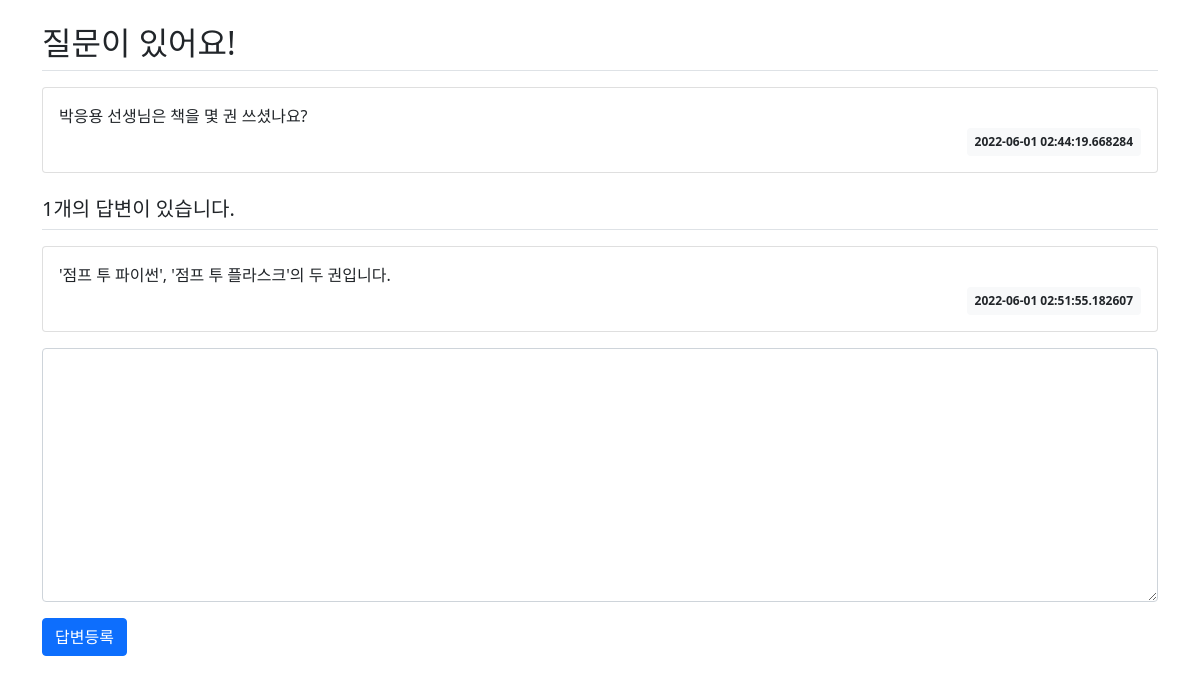
/question/detail/3/, run on the app's committed database.
### pybo/models.py (models this page shows)
class Question(db.Model):
    id = db.Column(db.Integer, primary_key=True)
    subject = db.Column(db.String(200), nullable=False)
    content = db.Column(db.Text(), nullable=False)
    create_date = db.Column(db.DateTime(), nullable=False)

class Answer(db.Model):
    id = db.Column(db.Integer, primary_key=True)
    question_id = db.Column(db.Integer, db.ForeignKey('question.id', ondelete='CASCADE'))
    question = db.relationship('Question', backref=db.backref('answer_set'))
    content = db.Column(db.Text(), nullable=False)
    create_date = db.Column(db.DateTime(), nullable=False)

### pybo/views/question_views.py (the view)
@bp.route('/detail/<int:question_id>/')
def detail(question_id):
    form = AnswerForm()
    question = Question.query.get_or_404(question_id)
    return render_template('question/question_detail.html', question=question, form=form)

### pybo/forms.py
class AnswerForm(FlaskForm):
    content = TextAreaField('내용', validators=[DataRequired('내용은 필수입력 항목입니다.')])

### pybo/templates/question/question_detail.html (shortened to what this page needs)
{% extends 'base.html' %}
{% block content %}
<div class="container my-3">
    <h2 class="border-bottom py-2">{{ question.subject }}</h2>
    <div class="card my-3">
        <div class="card-body">
            <div class="card-text" style="white-space: pre-line;">{{ question.content }}</div>
            <div class="d-flex justify-content-end">
                <div class="badge bg-light text-dark p-2">
                    {{ question.create_date }}
                </div>
            </div>
        </div>
    </div>
    <h5 class="border-bottom my-3 py-2">{{ question.answer_set|length }}개의 답변이 있습니다.</h5>
    {% for answer in question.answer_set %}
    <div class="card my-3">
        <div class="card-body">
            <div class="card-text" style="white-space: pre-line;">{{ answer.content }}</div>
            <div class="d-flex justify-content-end">
                <div class="badge bg-light text-dark p-2">
                    {{ answer.create_date }}
                </div>
            </div>
        </div>
    </div>
    {% endfor %}
    <form action="{{ url_for('answer.create', question_id=question.id) }}" method="post" class="my-3">
        <div class="mb-3">
            <textarea name="content" id="content" class="form-control" rows="10"></textarea>
        </div>
        <input type="submit" value="답변등록" class="btn btn-primary">
    </form>
</div>
{% endblock %}

### data on the page
Question: subject "질문이 있어요!", content "박응용 선생님은 책을 몇 권 쓰셨나요?", create_date "2022-06-01 02:44:19.668284"
Answer: content "'점프 투 파이썬', '점프 투 플라스크'의 두 권입니다.", create_date "2022-06-01 02:51:55.182607"

### other printed values
{{ question.answer_set|length }} "1"
